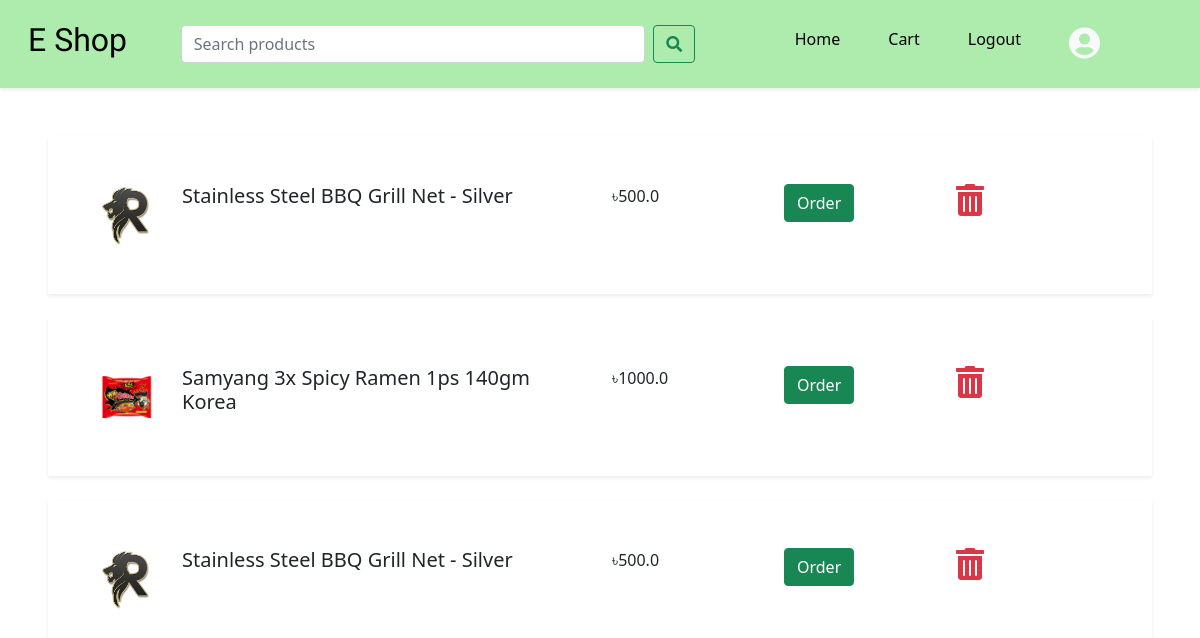
Page /cart/1/ (signed in) on the committed database.
### products/models.py (models this page shows, shortened)
class Cart(models.Model):
  products=models.ForeignKey(products, related_name='products', on_delete=models.CASCADE,null=True,blank=True)
  user=models.ForeignKey(User, related_name='user', on_delete=models.CASCADE,null=True,blank=True)

class products(models.Model):
  productName=models.CharField(max_length=500)
  productDescription=models.TextField()
  productPrice=models.FloatField()
  category=models.ForeignKey(Category,on_delete=models.SET_NULL,null=True)
  productImage=models.ImageField(upload_to='images',null=True)

### products/views.py (the view)
# urls.py: path('cart/<str:pk>/',views.showCart,name='show-cart'),
@login_required(login_url='login')
def showCart(request,pk):
  user=User.objects.get(id=pk)
  cartItem=Cart.objects.all()
  context={'cartItem':cartItem}
  return render(request, 'products/cart.html', context)

### products/templates/products/cart.html (shortened to what this page needs)
<!DOCTYPE html>
<html lang="en">
  <head>
  </head>
  <body>
    {% include 'navbar.html' %}
    {% for cartProduct in cartItem %} {% if cartProduct.user == request.user%}
    <div class="cart mx-5 p-5 shadow-sm">
      <div class="row">
        <div class="col-1">
          <img
            class="img-fluid"
            src="{{cartProduct.products.productImage.url}}"
            alt="{{cartProduct.products.productName}}"
          />
        </div>
        <div class="col-5"><h5>{{cartProduct.products.productName}}</h5></div>
        <div class="col-2"><p>৳{{cartProduct.products.productPrice}}</p></div>
        <div class="col-2">
          <button
            class="btn btn-success"
            onclick=window.location.href="{% url 'payment-page' %}?id={{cartProduct.products.id}}"
          >
            Order
          </button>
        </div>
        <div class="col-2">
          <a href="{% url 'remove-cart' %}?id={{cartProduct.id}}">
            <i class="fas fa-trash-alt fa-2x text-danger"></i>
          </a>
        </div>
      </div>
    </div>
    <br />
    {% endif %} {% endfor %}
  </body>
</html>

### products/static/products/styles/style.css (style rules this page uses)
a { text-decoration: none !important; color: black !important; }

### rows in the picture
Cart: products.productImage (picture), products.productName "Stainless Steel BBQ Grill Net - Silver", products.productPrice "500.0"
Cart: products.productImage (picture), products.productName "Samyang 3x Spicy Ramen 1ps 140gm Korea", products.productPrice "1000.0"
Cart: products.productImage (picture), products.productName "Stainless Steel BBQ Grill Net - Silver", products.productPrice "500.0"
